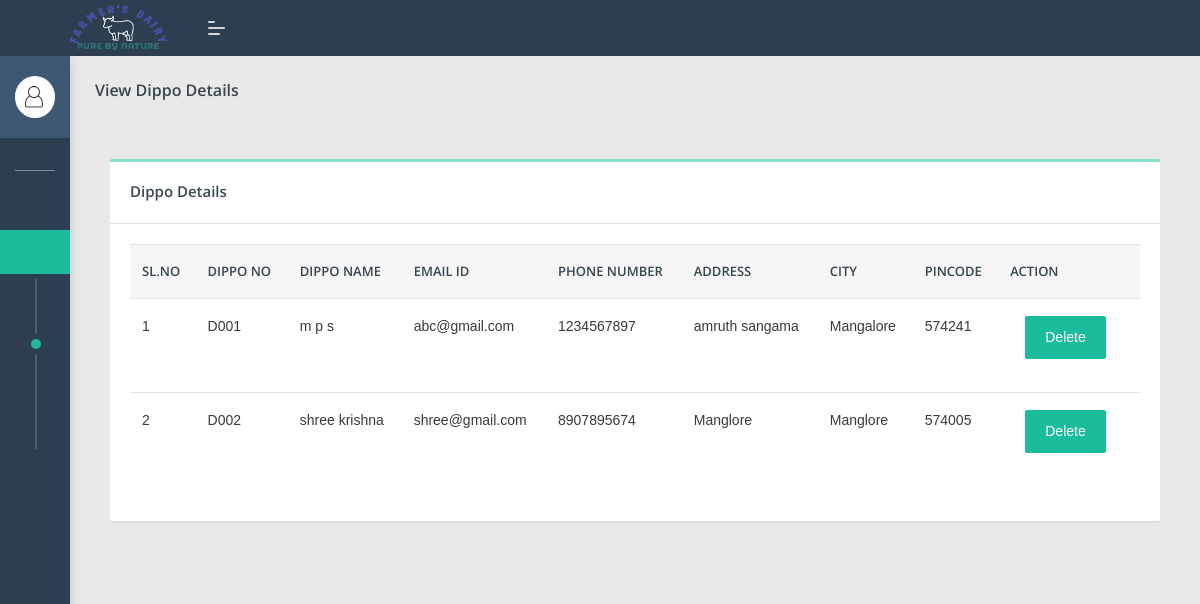
The page /admin/viewdippo.php on the database its author committed.
### tables this page shows
CREATE TABLE `dipo_reg` (
  `d_id` int(100) NOT NULL,
  `dnumber` varchar(100) NOT NULL,
  `dname` varchar(100) NOT NULL,
  `email` varchar(100) NOT NULL,
  `password` varchar(100) NOT NULL,
  `ph_number` bigint(100) NOT NULL,
  `address` varchar(100) NOT NULL,
  `city` varchar(100) NOT NULL,
  `pin_code` int(100) NOT NULL
);

### admin/viewdippo.php (the view, shortened to what this page needs)
<!DOCTYPE html>
<html lang="en">
<head>
    <link rel="stylesheet" href="assets/css/style.css">
</head>
<body class="">
	<nav class="pcoded-navbar  ">
		<div class="navbar-wrapper  ">
			<div class="navbar-content scroll-div " >
				<div class="">
					<div class="main-menu-header">
						<img class="img-radius" src="assets/images/user/avatar-2.jpg" alt="User-Profile-Image">
						<div class="user-details">
						</div>
					</div>
				</div>
				<ul class="nav pcoded-inner-navbar ">
					<li class="nav-item pcoded-menu-caption">
					</li>
					<li class="nav-item">
					    <a href="main.php" class="nav-link "><span class="pcoded-micon"><i class="feather icon-home"></i></span><span class="pcoded-mtext">Dashboard</span></a>
					</li>
					<li class="nav-item pcoded-hasmenu">
					    <a href="#!" class="nav-link "><span class="pcoded-micon"><i class="feather icon-align-justify"></i></span><span class="pcoded-mtext">Dippo Details</span></a>
					    <ul class="pcoded-submenu">
					       <li><a href="adddippo.php">Add Dippo</a></li>
					<li><a href="viewdippo.php">View Dippo</a></li>
					<li><a href="rate.php">Add Rate</a></li>
					<li><a href="viewrate.php">View Rate</a></li>
					    </ul>
					</li>
					<li class="nav-item">
					    <a href="viewmilk.php" class="nav-link "><span class="pcoded-micon"><i class="feather icon-align-justify"></i></span><span class="pcoded-mtext">Milk Details</span></a>
					</li>
					<li class="nav-item pcoded-hasmenu">
					    <a href="#!" class="nav-link "><span class="pcoded-micon"><i class="feather icon-align-justify"></i></span><span class="pcoded-mtext">Manage Dippo</span></a>
					</li>
					<li class="nav-item">
					    <a href="viewfeed.php" class="nav-link "><span class="pcoded-micon"><i class="feather icon-align-justify"></i></span><span class="pcoded-mtext">View Feedback</span></a>
					</li>
				</ul>
			</div>
		</div>
	</nav>
	<header class="navbar pcoded-header navbar-expand-lg navbar-light header-dark">
				<div class="m-header">
					<a class="mobile-menu" id="mobile-collapse" href="#!"><span></span></a>
					<a href="#!" class="b-brand">
						<img src="assets/images/67.jpg" width="100px" height="50px" class="logo">
					</a>
				</div>
				<div class="collapse navbar-collapse">
					<ul class="navbar-nav mr-auto">
						<li class="nav-item">
							<a href="#!" class="pop-search"><i class="feather icon-search"></i></a>
						</li>
					</ul>
					<ul class="navbar-nav ml-auto">
						<li>
							<div class="dropdown drp-user">
								<a href="#" class="dropdown-toggle" data-toggle="dropdown">
									<i class="feather icon-user"></i>
								</a>
							</div>
						</li>
					</ul>
				</div>
	</header>
<section class="pcoded-main-container">
    <div class="pcoded-content">
        <div class="page-header">
            <div class="page-block">
                <div class="row align-items-center">
                    <div class="col-md-12">
                        <div class="page-header-title">
                            <h5 class="m-b-10">View Dippo Details</h5>
                        </div>
                        <ul class="breadcrumb">
                            <li class="breadcrumb-item"><a href="index.html"><i class="feather icon-home"></i></a></li>
                        </ul>
                    </div>
                </div>
            </div>
        </div>
            <div class="col-md-12">
                <div class="card">
                    <div class="card-header">
                        <h5>Dippo Details</h5>
                    </div>
                    <div class="card-body table-border-style">
                        <div class="table-responsive">
                            <table class="table table-hover">
                                <thead>
                                    <tr>
                                        <th>SL.NO</th>
                                        <th>DIPPO NO</th>
                                        <th>DIPPO NAME</th>
                                        <th>EMAIL ID</th>
										<th>PHONE NUMBER</th>
										<th>ADDRESS</th>
										<th>CITY</th>
										<th>PINCODE</th>
										<th>ACTION</th>
                                    </tr>
                                </thead>
                                <tbody>
								<?php
								include 'config.php';
								$sql1="select * from dipo_reg";
								$result1=mysqli_query($con,$sql1);
								$num1=mysqli_num_rows($result1);
								$sI=0;
								if($num1>0)
								{
									while($row1=mysqli_fetch_array($result1))
									{
										$sI+=1;
										$dnumber=$row1['dnumber'];
										$dname=$row1['dname'];
										$email=$row1['email'];
										$ph_no=$row1['ph_number'];
										$address=$row1['address'];
										$city=$row1['city'];
										$pin_code=$row1['pin_code'];
								?>
									<tr>
									  <td><?php echo $sI; ?></th>
									  <td><?php echo $dnumber; ?></th>
									  <td><?php echo $dname; ?></td>
									  <td><?php echo $email; ?></td>
									  <td><?php echo $ph_no; ?></td>
									  <td><?php echo $address; ?></td>
									  <td><?php echo $city; ?></td>
									  <td><?php echo $pin_code; ?></td>
									  <td>
									<form action="#" method="post">
									<div class="form-group col-md-2">
									<button type="submit" name="delete" class="btn  btn-primary">Delete</button>
									</div>
									</div>
									<?php
									}
								}
								?>
                        </div>
                    </div>
                </div>
</section>
</body>
</html>

### rows shown on the page
dipo_reg: dnumber "D001", dname "m p s", email "abc@gmail.com", ph_number "1234567897", address "amruth sangama", city "Mangalore", pin_code "574241"
dipo_reg: dnumber "D002", dname "shree krishna", email "shree@gmail.com", ph_number "8907895674", address "Manglore", city "Manglore", pin_code "574005"
